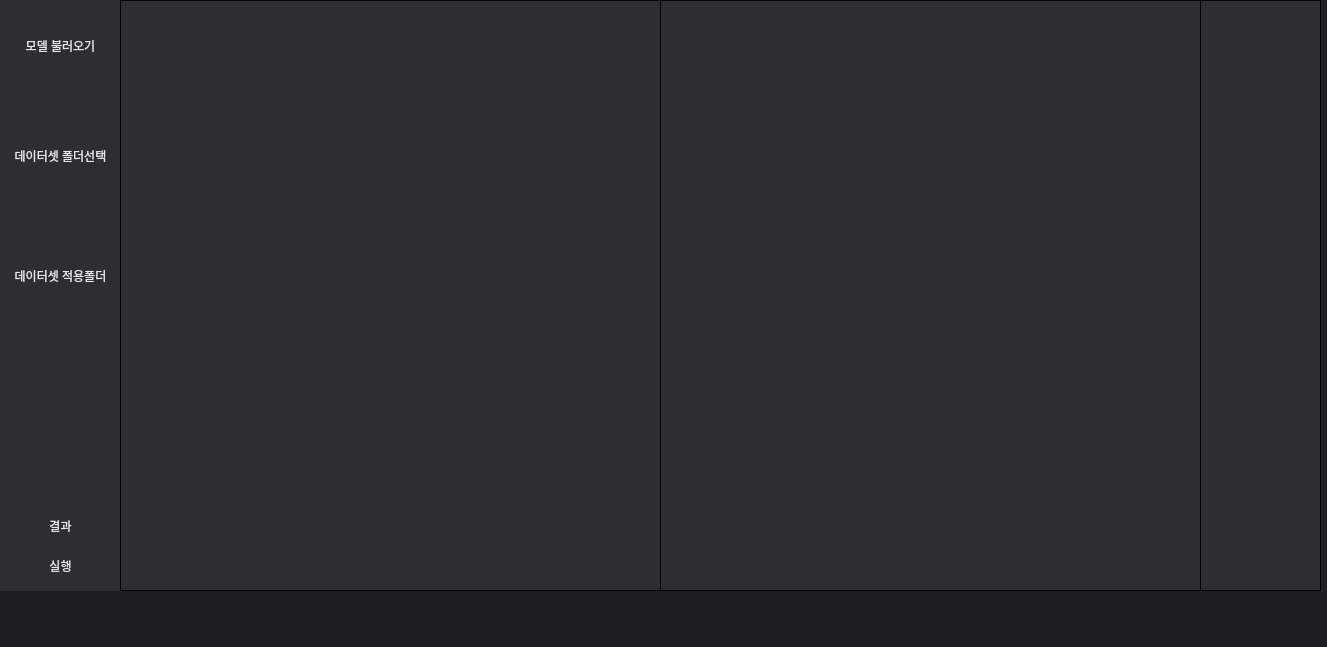
<?xml version="1.0" encoding="UTF-8"?>
<ui version="4.0">
 <class>Dialog</class>
 <widget class="QDialog" name="Dialog">
  <property name="geometry">
   <rect>
    <x>0</x>
    <y>0</y>
    <width>1327</width>
    <height>647</height>
   </rect>
  </property>
  <property name="minimumSize">
   <size>
    <width>0</width>
    <height>0</height>
   </size>
  </property>
  <property name="maximumSize">
   <size>
    <width>16777215</width>
    <height>16777215</height>
   </size>
  </property>
  <property name="windowTitle">
   <string>Dialog</string>
  </property>
  <property name="styleSheet">
   <string notr="true">QDialog{
	background-color : #1f1f21;
	color: #fff;
	font: 9pt &quot;휴먼모음T&quot;;
}
QPushButton{
    color:#e8e8e8;
    border-radius: 8px;
}
QTextEdit{
	color: #fff;
}
</string>
  </property>
  <widget class="QLabel" name="label">
   <property name="geometry">
    <rect>
     <x>120</x>
     <y>0</y>
     <width>541</width>
     <height>591</height>
    </rect>
   </property>
   <property name="styleSheet">
    <string notr="true">border-style: solid;
border-width: 1px;
border-color: #rgb(0, 0, 0);
background-color : #2c2e31;</string>
   </property>
   <property name="text">
    <string/>
   </property>
  </widget>
  <widget class="QTextEdit" name="textEdit">
   <property name="geometry">
    <rect>
     <x>1200</x>
     <y>0</y>
     <width>121</width>
     <height>591</height>
    </rect>
   </property>
   <property name="styleSheet">
    <string notr="true">background-color : #2c2e31;
border-style: solid;
border-width: 1px;
border-color: #rgb(0, 0, 0);</string>
   </property>
  </widget>
  <widget class="QLabel" name="label_2">
   <property name="geometry">
    <rect>
     <x>660</x>
     <y>0</y>
     <width>541</width>
     <height>591</height>
    </rect>
   </property>
   <property name="styleSheet">
    <string notr="true">border-style: solid;
border-width: 1px;
border-color: #rgb(0, 0, 0);
background-color : #2c2e31;</string>
   </property>
   <property name="text">
    <string/>
   </property>
  </widget>
  <widget class="QGroupBox" name="groupBox">
   <property name="geometry">
    <rect>
     <x>0</x>
     <y>0</y>
     <width>121</width>
     <height>591</height>
    </rect>
   </property>
   <property name="styleSheet">
    <string notr="true">font: 9pt &quot;휴먼모음T&quot;;
border-style: solid;
border-width: 1px;
border-color: #2c2e31;
background-color : #2c2e31;


</string>
   </property>
   <property name="title">
    <string/>
   </property>
   <widget class="QPushButton" name="pushButton_1">
    <property name="geometry">
     <rect>
      <x>10</x>
      <y>30</y>
      <width>101</width>
      <height>31</height>
     </rect>
    </property>
    <property name="styleSheet">
     <string notr="true">QPushButton:hover{
	background-color:#757a82;
	color: #fff;
}
QPushButton:pressed{
   border-color: rgb(255, 200, 28);
   background-color:#rgb(162, 169, 180);
}
</string>
    </property>
    <property name="text">
     <string>모델 불러오기</string>
    </property>
   </widget>
   <widget class="QTextEdit" name="textEdit_1">
    <property name="geometry">
     <rect>
      <x>0</x>
      <y>70</y>
      <width>121</width>
      <height>31</height>
     </rect>
    </property>
    <property name="styleSheet">
     <string notr="true">QTextEdit{
	
border-color: #rgb(0, 0, 0);
}</string>
    </property>
   </widget>
   <widget class="QPushButton" name="pushButton_3">
    <property name="geometry">
     <rect>
      <x>10</x>
      <y>550</y>
      <width>101</width>
      <height>31</height>
     </rect>
    </property>
    <property name="styleSheet">
     <string notr="true">QPushButton:hover{
	background-color:#757a82;
	color: #fff;
}
QPushButton:pressed{
   border-color: rgb(255, 200, 28);
   background-color:#rgb(162, 169, 180);
}
</string>
    </property>
    <property name="text">
     <string>실행</string>
    </property>
   </widget>
   <widget class="QPushButton" name="pushButton_result">
    <property name="geometry">
     <rect>
      <x>10</x>
      <y>510</y>
      <width>101</width>
      <height>31</height>
     </rect>
    </property>
    <property name="styleSheet">
     <string notr="true">QPushButton:hover{
	background-color:#757a82;
	color: #fff;
}
QPushButton:pressed{
   border-color: rgb(255, 200, 28);
   background-color:#rgb(162, 169, 180);
}
</string>
    </property>
    <property name="text">
     <string>결과</string>
    </property>
   </widget>
   <widget class="QPushButton" name="pushButton_2">
    <property name="geometry">
     <rect>
      <x>10</x>
      <y>140</y>
      <width>101</width>
      <height>31</height>
     </rect>
    </property>
    <property name="styleSheet">
     <string notr="true">QPushButton:hover{
	background-color:#757a82;
	color: #fff;
}
QPushButton:pressed{
   border-color: rgb(255, 200, 28);
   background-color:#rgb(162, 169, 180);
}
</string>
    </property>
    <property name="text">
     <string>데이터셋 폴더선택</string>
    </property>
   </widget>
   <widget class="QPushButton" name="pushButton_4">
    <property name="geometry">
     <rect>
      <x>10</x>
      <y>260</y>
      <width>101</width>
      <height>31</height>
     </rect>
    </property>
    <property name="styleSheet">
     <string notr="true">QPushButton:hover{
	background-color:#757a82;
	color: #fff;
}
QPushButton:pressed{
   border-color: rgb(255, 200, 28);
   background-color:#rgb(162, 169, 180);
}
</string>
    </property>
    <property name="text">
     <string>데이터셋 적용폴더</string>
    </property>
   </widget>
   <widget class="QTextEdit" name="textEdit_4">
    <property name="geometry">
     <rect>
      <x>0</x>
      <y>300</y>
      <width>121</width>
      <height>31</height>
     </rect>
    </property>
    <property name="styleSheet">
     <string notr="true">background-color : #2c2e31;</string>
    </property>
   </widget>
   <widget class="QTextEdit" name="textEdit_2">
    <property name="geometry">
     <rect>
      <x>0</x>
      <y>180</y>
      <width>121</width>
      <height>31</height>
     </rect>
    </property>
   </widget>
  </widget>
  <zorder>groupBox</zorder>
  <zorder>label</zorder>
  <zorder>textEdit</zorder>
  <zorder>label_2</zorder>
 </widget>
 <resources/>
 <connections/>
</ui>
